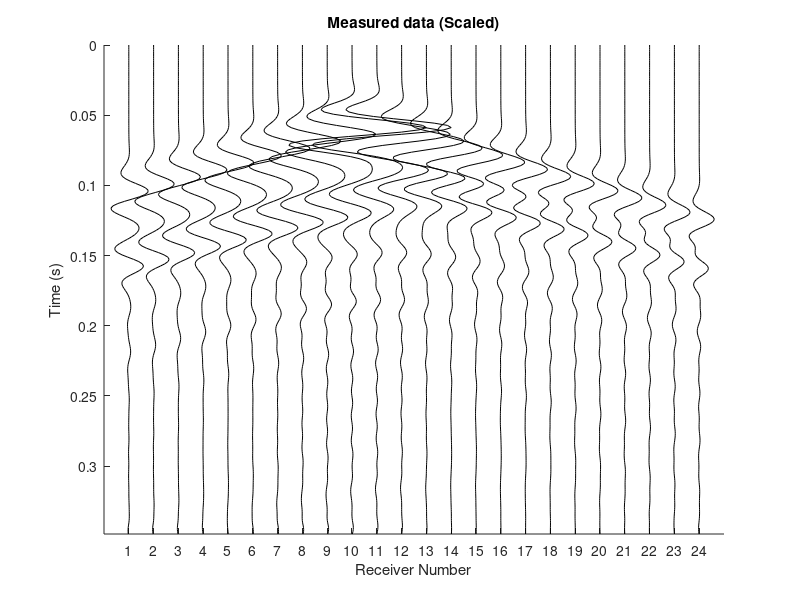

Write the MATLAB code that produced this figure. (Note: this script raises an error after producing the figure.)
clear; close all;

%%%% Spatial parameters %%%%
nz = 24; dz = 0.75;                  % Number of grid points and spacing in z-direction
nx = 49; dx = 0.75;                  % Number of grid points and spacing in x-direction
z = 0:dz:(nz-1)*dz;                  % Depth axis
x = 0:dx:(nx-1)*dx;                  % Horizontal axis
pad = 20;                            % Padding for FDTD simulation

%%% Source locations %%%
sx = 1:4:49;                         % Source positions in x-direction (every other point)
nsx = length(sx); Ns = nsx;         % Number of sources
Sz = 1*ones(Ns,1);                  % Fixed z-index for all sources
Sx = zeros(Ns,1);                   % x-indices to be filled

for j = 1:nsx
    Sx(j) = sx(j);
end

S = [Sz, Sx];                        % Source positions as [z, x]

%%% Receiver locations %%%
rx = 2:2:48;                         % Receiver positions in x-direction (evenly spaced)
nrx = length(rx); Nr = nrx;         % Number of receivers
Rz = 1*ones(Nr,1);                  % Fixed z-index for all receivers
Rx = zeros(Nr,1);

for j = 1:nrx
    Rx(j) = rx(j);
end

R = [Rz, Rx];                        % Receiver positions as [z, x]
dr = 2 * dx;                         % Receiver spacing in meters
R_rm = 0;                            % Receiver removal threshold (if needed)

%%% Source-receiver distances %%%
distance = zeros(Ns, Nr);
for i = 1:Ns
    distance(i,:) = sqrt((Rx - Sx(i)).^2 * dx^2 + (Rz - Sz(i)).^2 * dz^2)';
    for j = 1:Nr
        if distance(i,j) == 0
            distance(i,j) = dx;      % Avoid zero distance
        end
    end
end

%%% Define the True Model %%%
Vs = 300 * ones(nz,nx);             % Initialize Vs as constant

% Create a void (low-velocity zone) in the model
void_nz = 3; void_nx = 3;                              % Size of the void
start_z = round(nz/3 - void_nz/3);                      % Starting z-index
start_x = round(nx/2 - void_nx/2);                      % Starting x-index
Vs(start_z:(start_z+void_nz-1), start_x:(start_x+void_nx-1)) = 10;  % Low velocity for void

Vs = imgaussfilt(Vs, 0.5);                                % Smooth model using Gaussian filter

rho = 1250 + 0.62 * Vs;                                 % Empirical relationship for density

Vs_True = Vs;
rho_True = rho;

% %%% Time parameters for wavefield simulation %%%
tmax = 0.35;                         % Max simulation time (s)
Vmax = max(Vs(:));                 % Max shear velocity
dts = 0.9 / (Vmax * sqrt(1/dx^2 + 1/dz^2));  % Stable time step
ts = 0:dts:tmax; nts = length(ts);           % Time axis

%% Solving wave equation using FTDT replaced by file data %%

load('seismic_wavefield_void.mat')

%% =================================================


%%% Plot recorded data for the first source %%%
figure(2);
set(gcf, 'Color', 'w');
RR_test = D(:,:,6);
RR_test = RR_test / max(abs(RR_test(:)));
scale = 3;

hold on
for i = 1:Nr
    plot(RR_test(:,i) * scale + i, ts, 'k');
end
hold off
title('Measured data (Scaled)')
axis([0 Nr+1 min(ts) max(ts)]);
xticks(1:1:Nr);
ylabel('Time (s)'); xlabel('Receiver Number');
set(gca, 'YDir', 'reverse');

%% === STEP 1: Prepare ANN Training Data ===
[nT, nR, nS] = size(D);
source_x = S(:,2);       % Source x-indices
receiver_x = Rx(:)';     % Receiver x-indices (row vector)

% Compute distance between each source and all receivers
Input_dist = abs(source_x - receiver_x);      % [Ns x Nr]
Input_dist = normalize(Input_dist, 2);        % Row-wise normalization to [0,1]

% Reshape 3D wavefield to 2D matrix for ANN target output
Y_output = zeros(nS, nT * nR);
for i = 1:nS
    temp = squeeze(D(:,:,i));
    Y_output(i,:) = temp(:)';
end

% Normalize output
Y_mean = mean(Y_output, 1);
Y_std = std(Y_output, [], 1);
Y_output_norm = (Y_output - Y_mean) ./ Y_std;

%% === Define and Train the Neural Network ===
layers = [
    featureInputLayer(nR)
    fullyConnectedLayer(512)
    reluLayer
    fullyConnectedLayer(1024)
    reluLayer
    fullyConnectedLayer(2048)
    reluLayer
    fullyConnectedLayer(nT * nR)
    regressionLayer
    ];

options = trainingOptions('adam', ...
    'MaxEpochs', 500, ...
    'MiniBatchSize', 4, ...
    'InitialLearnRate',1e-3, ...
    'Shuffle', 'every-epoch', ...
    'Verbose', false, ...
    'Plots','training-progress');

net = trainNetwork(Input_dist, Y_output_norm, layers, options);

%% === Predict surface wavefield across all horizontal grid points ===
x_src_new = 24;                       % Example: fixed source index
D_pred = zeros(nT, nx);              % Predicted wavefield across surface

for ix = 1:nx
    dist_tmp = abs(x_src_new - receiver_x);
    dist_tmp = normalize(dist_tmp);
    
    Y_pred_norm = predict(net, dist_tmp);
    Y_pred = Y_pred_norm .* Y_std + Y_mean;
    D_temp = reshape(Y_pred, [nT, nR]);
    
    [~, idx_closest] = min(abs(receiver_x - ix));
    D_pred(:,ix) = D_temp(:,idx_closest);
end

% Plot predicted surface wavefield
D_pred_norm = D_pred / max(abs(D_pred(:)));
scale = 3;

figure(3); clf;
set(gcf, 'Color', 'w');
hold on;
for i = 1:nx
    plot(D_pred_norm(:,i) * scale + i, ts, 'k');
end
hold off;
title('Predicted surface wavefield (Scaled)');
xlabel('Grid index x'); ylabel('Time (s)');
set(gca, 'YDir', 'reverse');
axis([0 nx+1 min(ts) max(ts)]);
xticks(0:5:nx-1);
